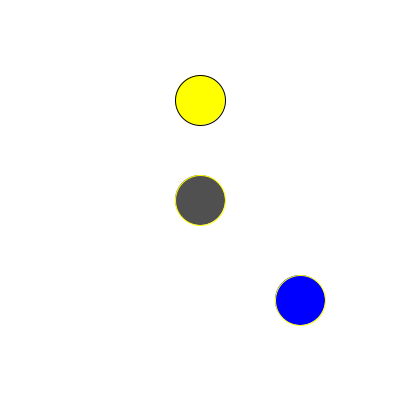
Frame 1 (no input)
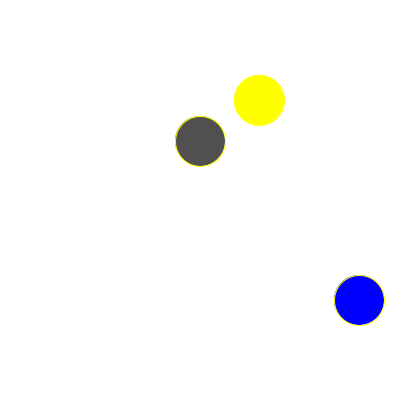
Frame 60 (the mouse pressed at the canvas centre just before this capture)
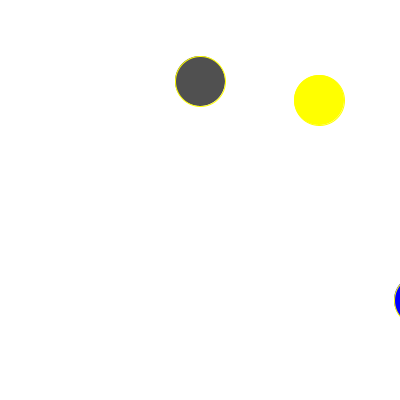
Frame 120 (the mouse held since frame 60 and released just before this capture)

The Processing sketch that drew these frames (run headless with seeded random() and noise(); from frame 60 on, the mouse is pressed at the canvas centre):

// Processing sketch: processing_68460
// ── processing_68460.pde

int x;
int x2= 200;
int x3= 300;
void setup (){
size (400,400);
smooth ();
noFill();
background (255);
x= 200;
}


void draw(){
  background (255);
fill(255,255,0);
ellipse (x,100,50,50);
x=x+1;
fill(80);
stroke (255,255,0);
ellipse (200,x2,50,50);
  x2=x2-1;
fill (0,0,255);
ellipse (x3,300,50,50);
x3=x3+1;
}
